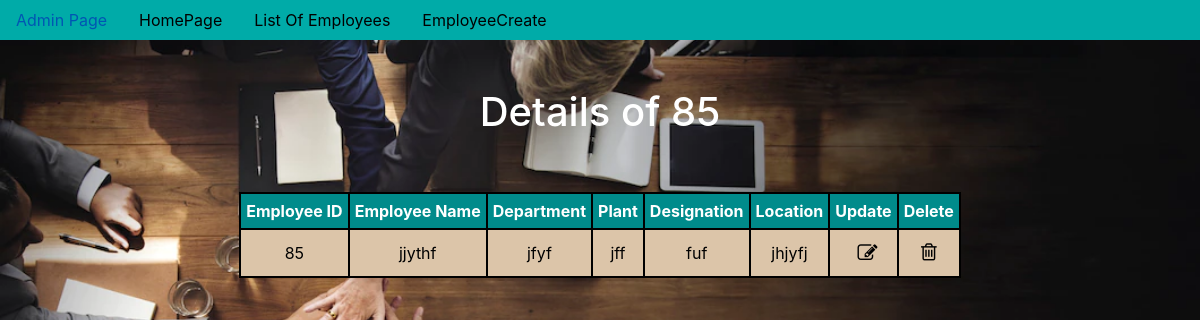
Page /85/ on the committed database.
### app/models.py (models this page shows, shortened)
class Employee(models.Model):
    EmployeeId = models.IntegerField(primary_key = True)
    EmployeeName = models.CharField(max_length = 30)
    Department = models.CharField(max_length = 30)
    Plant = models.CharField(max_length = 30)
    Designation = models.CharField(max_length = 30)
    Location = models.CharField(max_length = 30)

### app/views.py (the view)
# urls.py: re_path('(?P<pk>\d+)/',EmployeeDetail.as_view(),name='detail'),
class EmployeeDetail(DetailView):
    model=Employee
    context_object_name='empobject'

### templates/app/employee_detail.html (shortened to what this page needs)
{% extends 'app/dummy.html' %}
{% block body_block  %}
<br><br>
<center>
    <h1>Details of {{empobject.EmployeeId}}</h1>
    <br><br>
    <table>
        <tr style="background-color: darkcyan;">
            <th>Employee ID</th>
            <th>Employee Name</th>
            <th>Department</th>
            <th>Plant</th>
            <th>Designation</th>
            <th>Location</th>
            <th>Update</th>
            <th>Delete</th>
        </tr>
        <tr style="background-color: rgb(220, 197, 169); color:black">
            <td>{{empobject.EmployeeId}}</td>
            <td>{{empobject.EmployeeName}}</td>
            <td>{{empobject.Department}}</td>
            <td>{{empobject.Plant}}</td>
            <td>{{empobject.Designation}}</td>
            <td>{{empobject.Location}}</td>
            <td><a href="{% url 'EmployeeUpdate' pk=empobject.pk %}" class="fas fa-user nav-link fa fa-edit pr-2" style="font-size:20px"></a></td>
            <td><a href="{% url 'Employeedelete' pk=empobject.pk %}"style="font-size:20px"class="fa">&#xf014;</a></td>
        </tr>
    </table>
</center>
{% endblock %}

### templates/app/employee_detail.html (style rules this page uses)
table { border-collapse: collapse; }
table td, table th { padding: 5px; text-align: center; vertical-align: middle; border: 2px solid black; }

### rows in the picture
Employee: EmployeeId "85", EmployeeName "jjythf", Department "jfyf", Plant "jff", Designation "fuf", Location "jhjyfj"
